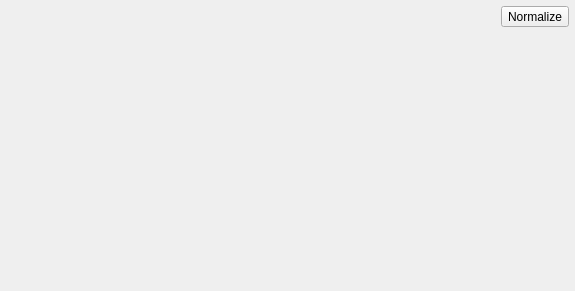
<?xml version="1.0" encoding="UTF-8"?>
<ui version="4.0">
 <class>CurveWidgetDialog</class>
 <widget class="QDialog" name="CurveWidgetDialog">
  <property name="geometry">
   <rect>
    <x>0</x>
    <y>0</y>
    <width>575</width>
    <height>291</height>
   </rect>
  </property>
  <property name="sizePolicy">
   <sizepolicy hsizetype="Preferred" vsizetype="Preferred">
    <horstretch>0</horstretch>
    <verstretch>0</verstretch>
   </sizepolicy>
  </property>
  <property name="windowTitle">
   <string>Curve</string>
  </property>
  <layout class="QVBoxLayout" name="verticalLayout">
   <property name="spacing">
    <number>6</number>
   </property>
   <property name="leftMargin">
    <number>6</number>
   </property>
   <property name="topMargin">
    <number>6</number>
   </property>
   <property name="rightMargin">
    <number>6</number>
   </property>
   <property name="bottomMargin">
    <number>6</number>
   </property>
   <item>
    <layout class="QHBoxLayout" name="horizontalLayout">
     <item>
      <spacer name="horizontalSpacer">
       <property name="orientation">
        <enum>Qt::Horizontal</enum>
       </property>
       <property name="sizeHint" stdset="0">
        <size>
         <width>40</width>
         <height>20</height>
        </size>
       </property>
      </spacer>
     </item>
     <item>
      <widget class="QToolButton" name="toolButton">
       <property name="text">
        <string>Normalize</string>
       </property>
      </widget>
     </item>
    </layout>
   </item>
   <item>
    <widget class="CurveWidget" name="curveWidget" native="true">
     <property name="sizePolicy">
      <sizepolicy hsizetype="Expanding" vsizetype="Expanding">
       <horstretch>0</horstretch>
       <verstretch>0</verstretch>
      </sizepolicy>
     </property>
    </widget>
   </item>
  </layout>
 </widget>
 <customwidgets>
  <customwidget>
   <class>CurveWidget</class>
   <extends>QWidget</extends>
   <header>CurveWidget.h</header>
   <container>1</container>
  </customwidget>
 </customwidgets>
 <resources/>
 <connections/>
</ui>
